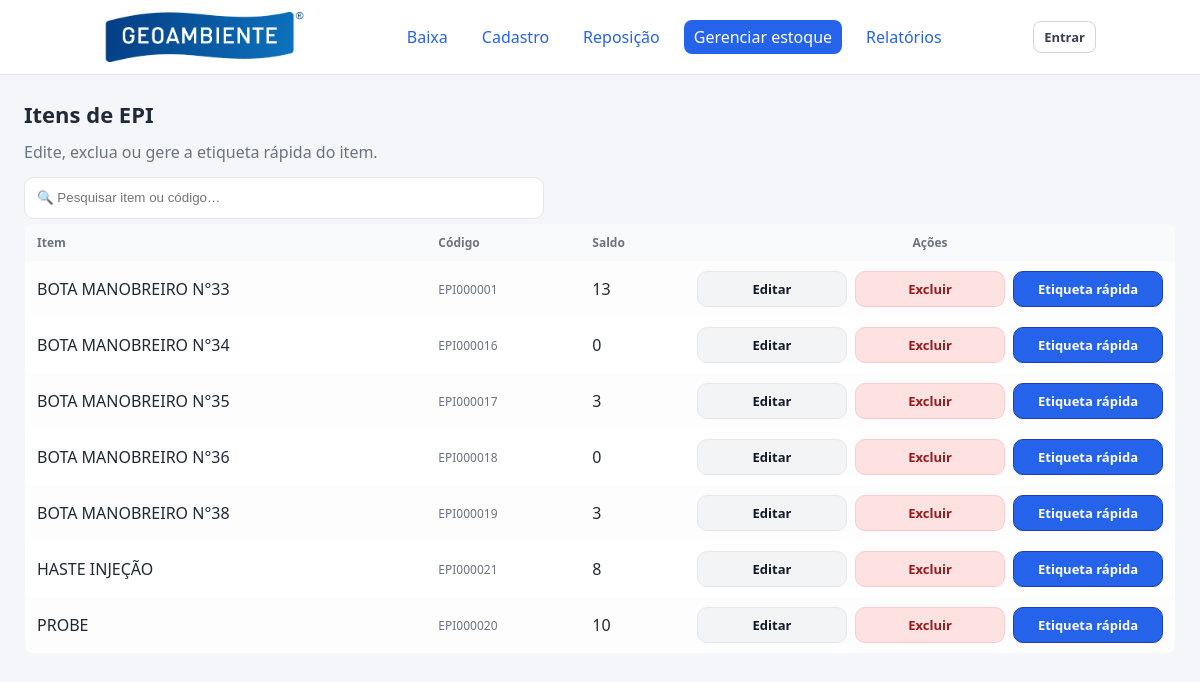
Before: /itens with the older database file.
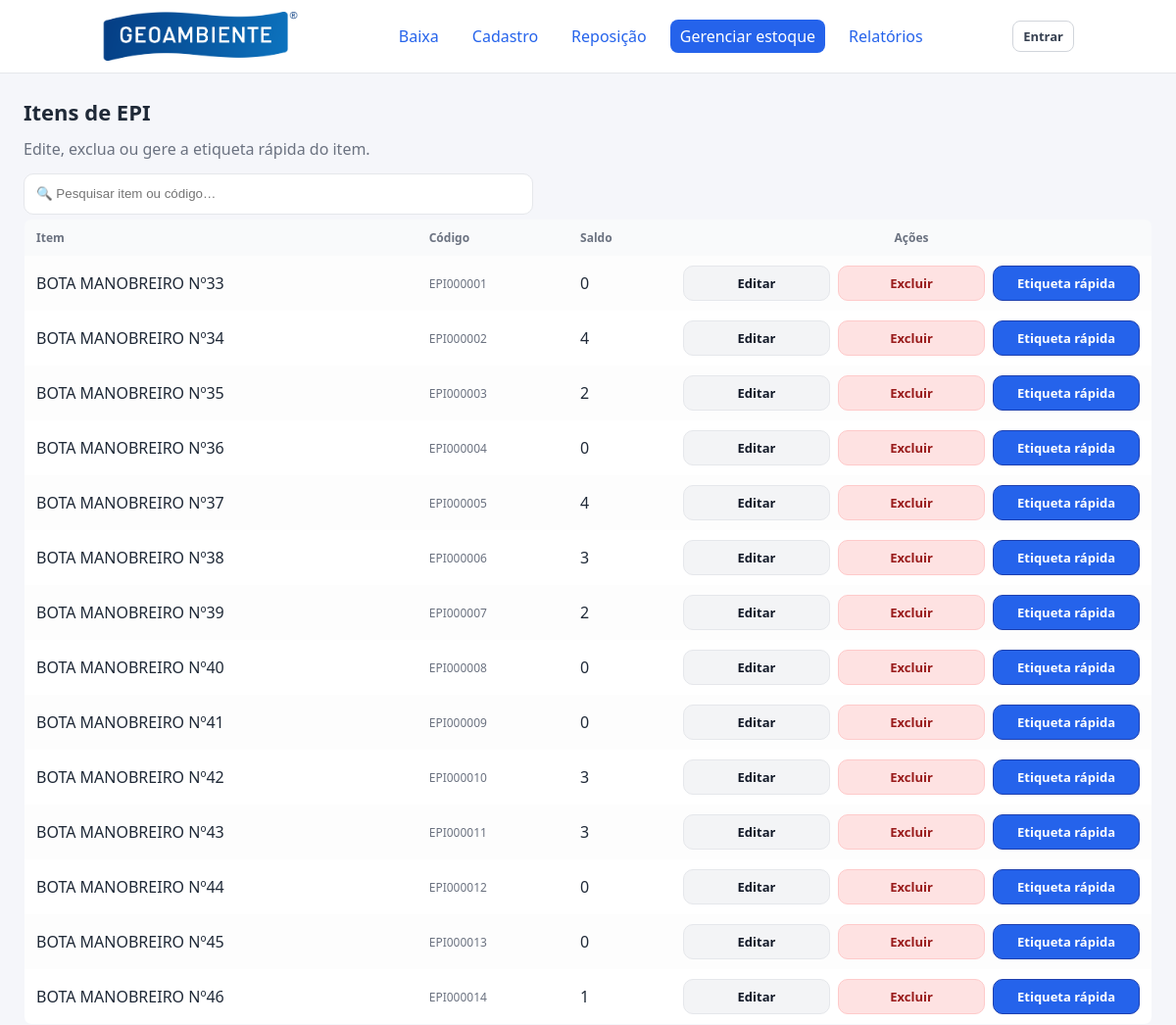
After: the same page with the newer database file.
### tables this page shows
CREATE TABLE itens (
                id INTEGER PRIMARY KEY AUTOINCREMENT,
                nome TEXT NOT NULL,
                codigo TEXT UNIQUE NOT NULL,
                saldo INTEGER NOT NULL
            );

### app_epi.py (the view)
@app.route("/itens")
@login_required_for(methods=("POST",))
def itens_lista():
    conn = get_db_connection()
    cur = conn.cursor()
    cur.execute("SELECT * FROM itens ORDER BY nome")
    itens = cur.fetchall()
    conn.close()
    return render_template("itens.html", itens=itens)

### app_epi.py (called while the page is built)
def login_required_for(methods=("POST",)):
    methods = set(m.upper() for m in methods)
    def deco(view):
        @wraps(view)
        def wrapped(*args, **kwargs):
            if request.method.upper() in methods and not session.get("user"):
                session["next_url"] = request.full_path if request.query_string else request.path
                return redirect(url_for("login"))
            return view(*args, **kwargs)
        return wrapped
    return deco

def get_db_connection():
    conn = sqlite3.connect('estoque.db')
    conn.row_factory = sqlite3.Row
    conn.execute("PRAGMA foreign_keys = ON")
    return conn

### templates/itens.html (shortened to what this page needs)
{% extends "base.html" %}
{% block content %}
<h1>Itens de EPI</h1>
<p class="page-sub muted">Edite, exclua ou gere a etiqueta rápida do item.</p>
<div class="table-toolbar column-left">
  <div class="toolbar-search">
    <input class="input" id="busca-itens" placeholder="🔍 Pesquisar item ou código…">
  </div>
</div>
<table class="table" id="tabela-itens">
  <thead>
    <tr>
      <th>Item</th>
      <th>Código</th>
      <th>Saldo</th>
      <th class="col-acoes">Ações</th>
    </tr>
  </thead>
  <tbody>
    {% for it in itens %}
    <tr>
      <td class="col-nome">{{ it.nome }}</td>
      <td class="col-codigo small">{{ it.codigo }}</td>
      <td class="col-saldo">{{ it.saldo }}</td>
      <td class="acoes">
        <div class="actions-inline">
          <a class="btn secondary" href="{{ url_for('editar_item', item_id=it.id) }}">Editar</a>
          <a class="btn danger" href="{{ url_for('excluir_item', item_id=it.id) }}">Excluir</a>
          <a class="btn primary" target="_blank" href="{{ url_for('etiqueta', codigo=it.codigo) }}">Etiqueta rápida</a>
        </div>
      </td>
    </tr>
    {% endfor %}
  </tbody>
</table>
{% endblock %}

Changed rows visible on the page:
removed itens: nome "BOTA MANOBREIRO N°33", codigo "EPI000001", saldo "13"
removed itens: nome "BOTA MANOBREIRO N°34", codigo "EPI000016", saldo "0"
removed itens: nome "BOTA MANOBREIRO N°35", codigo "EPI000017", saldo "3"
removed itens: nome "BOTA MANOBREIRO N°36", codigo "EPI000018", saldo "0"
removed itens: nome "BOTA MANOBREIRO N°38", codigo "EPI000019", saldo "3"
removed itens: nome "HASTE INJEÇÃO", codigo "EPI000021", saldo "8"
removed itens: nome "PROBE", codigo "EPI000020", saldo "10"
added itens: nome "BOTA MANOBREIRO Nº33", codigo "EPI000001", saldo "0"
added itens: nome "BOTA MANOBREIRO Nº34", codigo "EPI000002", saldo "4"
added itens: nome "BOTA MANOBREIRO Nº35", codigo "EPI000003", saldo "2"
added itens: nome "BOTA MANOBREIRO Nº36", codigo "EPI000004", saldo "0"
added itens: nome "BOTA MANOBREIRO Nº37", codigo "EPI000005", saldo "4"
added itens: nome "BOTA MANOBREIRO Nº38", codigo "EPI000006", saldo "3"
added itens: nome "BOTA MANOBREIRO Nº39", codigo "EPI000007", saldo "2"
added itens: nome "BOTA MANOBREIRO Nº40", codigo "EPI000008", saldo "0"
added itens: nome "BOTA MANOBREIRO Nº41", codigo "EPI000009", saldo "0"
added itens: nome "BOTA MANOBREIRO Nº42", codigo "EPI000010", saldo "3"
added itens: nome "BOTA MANOBREIRO Nº43", codigo "EPI000011", saldo "3"
added itens: nome "BOTA MANOBREIRO Nº44", codigo "EPI000012", saldo "0"
added itens: nome "BOTA MANOBREIRO Nº45", codigo "EPI000013", saldo "0"
added itens: nome "BOTA MANOBREIRO Nº46", codigo "EPI000014", saldo "1"
